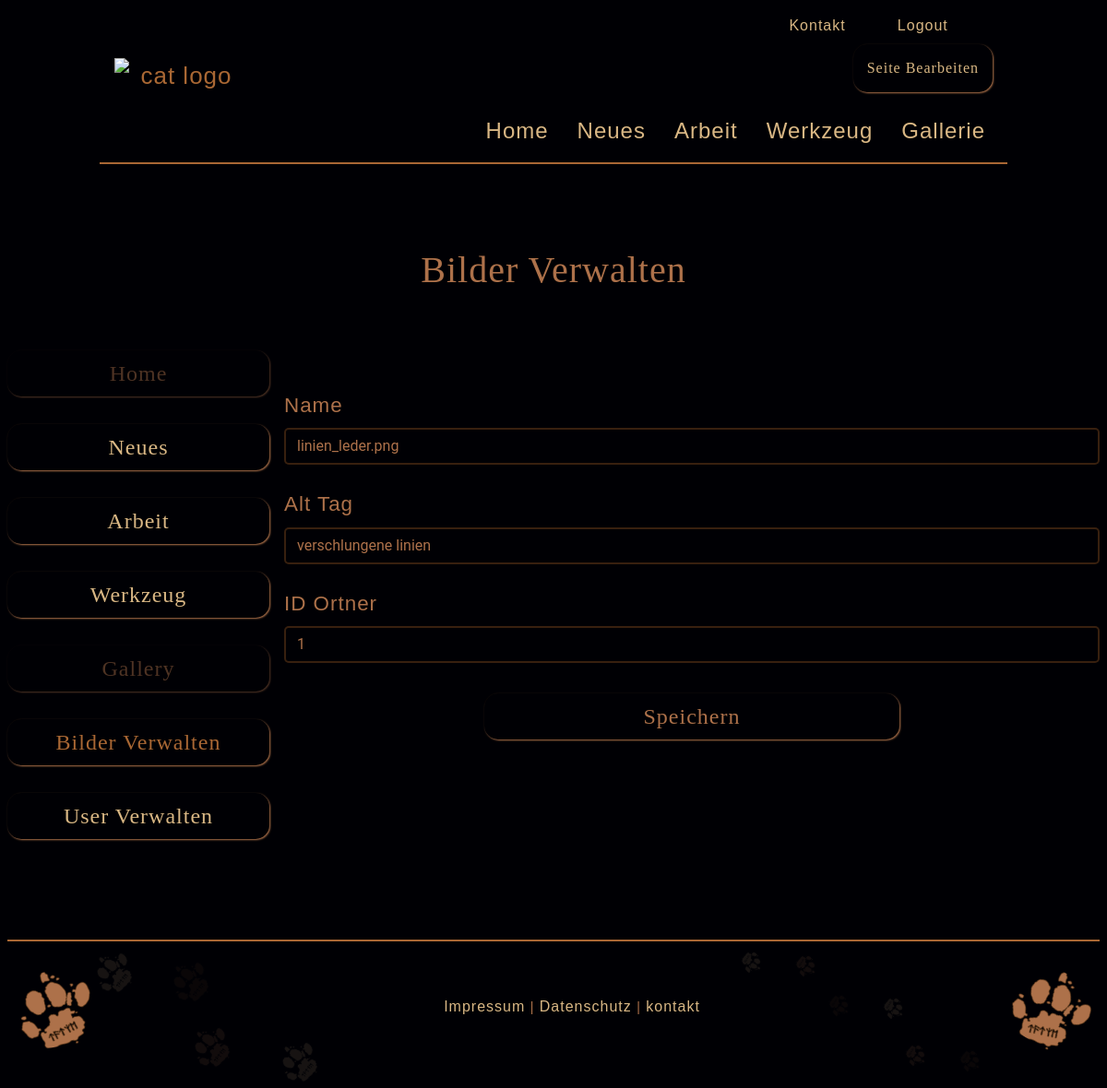
Page /index.php?p=admin&module=images&action=edit&id=2 (signed in) on the committed database.
### tables this page shows
CREATE TABLE `images` (
  `id` int(11) NOT NULL,
  `alt` varchar(250) NOT NULL DEFAULT 'eine Abbildung',
  `filename` varchar(250) NOT NULL,
  `id_folder` int(11) NOT NULL
);

### web/index.php (called while the page is built, shortened)
<?php
require 'templates/layout.php';

### web/models/images.php (called while the page is built, shortened)
<?php
function getItemById($id)
{
    global $db_connection;
    try {
        $stmt = $db_connection->prepare("SELECT * FROM images WHERE id = ?");
        $stmt->bind_param("i", $_id);
        $stmt->execute();
        $result = $stmt->get_result();
        return $result->fetch_assoc();
    } catch (Exception $e) {
        return false;
    }
}

### web/controllers/admin/images.php (called while the page is built, shortened)
<?php
$available_actions = [
    'list',
    'new',
    'create',
    'edit',
    'update',
    'delete'
];
if (isset($_REQUEST['action']) && in_array($_REQUEST['action'], $available_actions)) {
    $action = $_REQUEST['action'];
} else {
}
if (isset($action)){
    switch ($action) {
        case 'edit':
            $pageElement = showUpdateForm($_REQUEST['id']);
            break;
    }
}
function showUpdateForm($id, $errors = [], $values = [])
{
    include('models/images.php');
    $item = getItemById($id);
    return [
        'page' => 'templates/admin/forms/images.php',
        'action' => 'index.php?p=admin&module=images&action=update',
        'values' => $values != [] ? $values : $item,
        'errors' => $errors
    ];
}

### web/templates/admin/forms/images.php (the view, shortened to what this page needs)
<form action="<?php print $pageElement['action'] ?>" method="POST">
    <div class="row">
        <div class="col col-form-label">
            <label class="font_wind" for="imgname">Name</label>
            <input
                name="filename"
                id="imgname"
                class="font_not_wind form-control <?php if(array_key_exists('filename', $pageElement['errors'])){ ?> has_error <?php } ?>"
                type="text"
                maxlength="30"
                placeholder="Name.jpg"
                value="<?php print $pageElement['values']['filename'] ?? '' ?>">
        </div>
    </div>
    <div class="row">
        <div class="col col-form-label">
            <label class="font_wind" for="imgalt">Alt Tag</label>
            <input
                name="alt"
                id="imgalt"
                class="font_not_wind form-control <?php if(array_key_exists('alt', $pageElement['errors'])){ ?> has_error <?php } ?>"
                type="text"
                maxlength="50"
                placeholder="Alt text"
                value="<?php print $pageElement['values']['alt'] ?? '' ?>">
        </div>
    </div>
    <div class="row">
        <div class="col col-form-label">
            <label class="font_wind" for="idfolder">ID Ortner</label>
            <input
                name="id_folder"
                id="idfolder"
                class="font_not_wind form-control <?php if(array_key_exists('id_folder', $pageElement['errors'])){ ?> has_error <?php } ?>"
                type="text"
                maxlength="30"
                placeholder="Id Ortner"
                value="<?php print $pageElement['values']['id_folder'] ?? '' ?>">
        </div>
    </div>
    <div class="row justify-content-center">
        <button class="btn_1 btn btn_send">Speichern</button>
    </div>
</form>

### rows in the picture
images: filename "linien_leder.png", alt "verschlungene linien", id_folder "1"

### other values in the picture
$titleBackend "Bilder"
